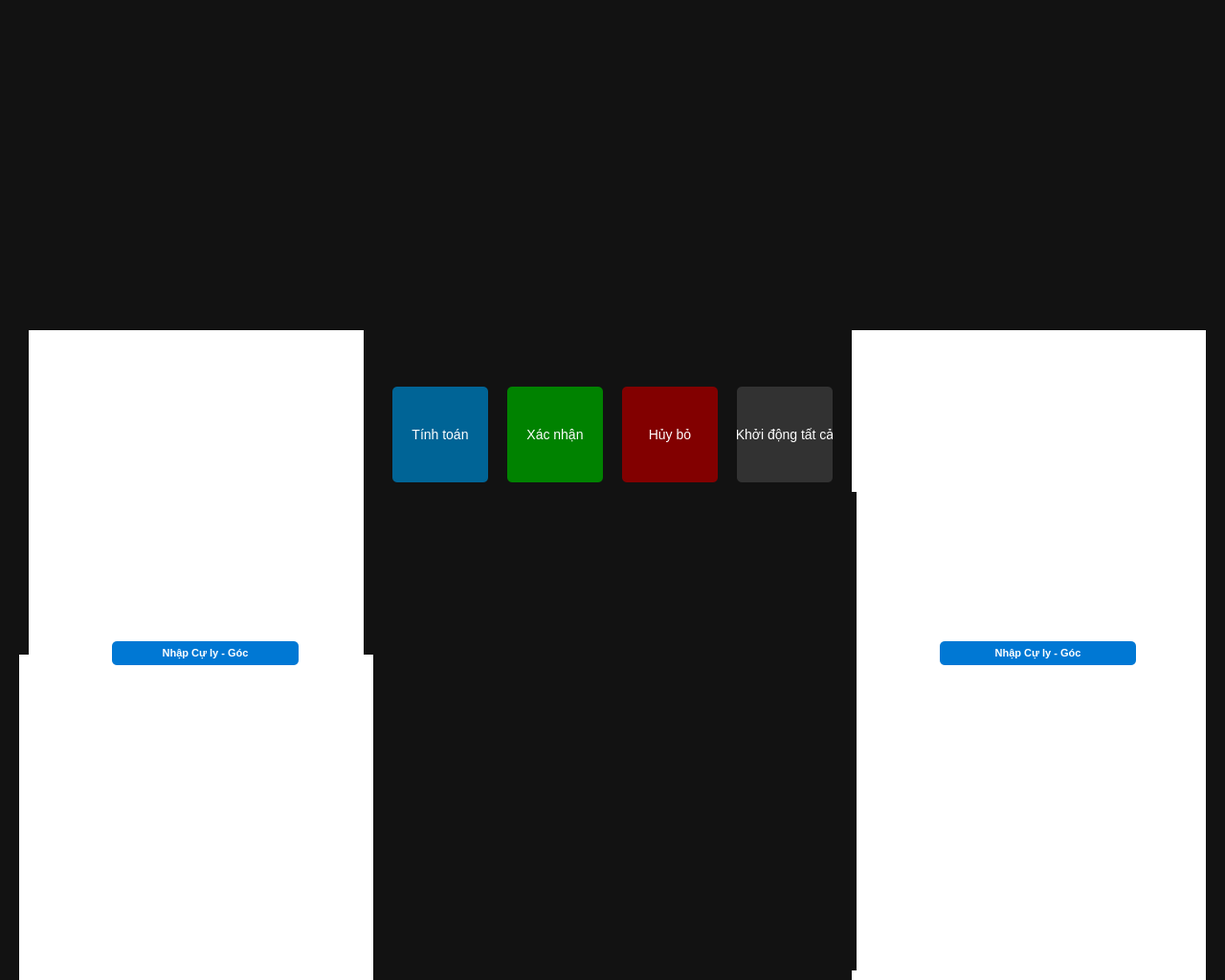
<?xml version="1.0" encoding="UTF-8"?>
<ui version="4.0">
 <class>MainTab</class>
 <widget class="QWidget" name="MainTab">
  <property name="geometry">
   <rect>
    <x>0</x>
    <y>0</y>
    <width>1280</width>
    <height>1024</height>
   </rect>
  </property>
  <property name="windowTitle">
   <string>Main Control Tab</string>
  </property>
  <property name="styleSheet">
   <string notr="true">background-color: #121212;</string>
  </property>
  
  <!-- Bullet Widget - Hiển thị trạng thái đạn -->
  <widget class="QWidget" name="bullet_widget">
   <property name="geometry">
    <rect>
     <x>25</x>
     <y>39</y>
     <width>1280</width>
     <height>350</height>
    </rect>
   </property>
  </widget>
  
  <!-- Compass Left - La bàn hướng bên trái -->
  <widget class="QWidget" name="compass_left">
   <property name="geometry">
    <rect>
     <x>20</x>
     <y>684</y>
     <width>370</width>
     <height>370</height>
    </rect>
   </property>
   <property name="styleSheet">
    <string notr="true">background-color: rgb(255, 255, 255);</string>
   </property>
  </widget>
  
  <!-- Half Compass Left - Nửa la bàn góc tầm trái -->
  <widget class="QWidget" name="half_compass_left">
   <property name="geometry">
    <rect>
     <x>30</x>
     <y>345</y>
     <width>350</width>
     <height>350</height>
    </rect>
   </property>
   <property name="styleSheet">
    <string notr="true">background-color: rgb(255, 255, 255);</string>
   </property>
  </widget>
  
  <!-- Angle Input Button Left -->
  <widget class="QPushButton" name="angle_input_button_left">
   <property name="geometry">
    <rect>
     <x>117</x>
     <y>670</y>
     <width>195</width>
     <height>25</height>
    </rect>
   </property>
   <property name="text">
    <string>Nhập Cự ly - Góc</string>
   </property>
   <property name="styleSheet">
    <string notr="true">QPushButton {
    background-color: #0078d4;
    color: white;
    border: none;
    border-radius: 5px;
    font-size: 11px;
    font-weight: bold;
}
QPushButton:hover {
    background-color: #106ebe;
}
QPushButton:pressed {
    background-color: #005a9e;
}</string>
   </property>
  </widget>
  
  <!-- Compass Right - La bàn hướng bên phải -->
  <widget class="QWidget" name="compass_right">
   <property name="geometry">
    <rect>
     <x>890</x>
     <y>684</y>
     <width>370</width>
     <height>370</height>
    </rect>
   </property>
   <property name="styleSheet">
    <string notr="true">background-color: rgb(255, 255, 255);</string>
   </property>
  </widget>
  
  <!-- Half Compass Right - Nửa la bàn góc tầm phải -->
  <widget class="QWidget" name="half_compass_right">
   <property name="geometry">
    <rect>
     <x>890</x>
     <y>345</y>
     <width>370</width>
     <height>350</height>
    </rect>
   </property>
   <property name="styleSheet">
    <string notr="true">background-color: rgb(255, 255, 255);</string>
   </property>
  </widget>
  
  <!-- Angle Input Button Right -->
  <widget class="QPushButton" name="angle_input_button_right">
   <property name="geometry">
    <rect>
     <x>982</x>
     <y>670</y>
     <width>205</width>
     <height>25</height>
    </rect>
   </property>
   <property name="text">
    <string>Nhập Cự ly - Góc</string>
   </property>
   <property name="styleSheet">
    <string notr="true">QPushButton {
    background-color: #0078d4;
    color: white;
    border: none;
    border-radius: 5px;
    font-size: 11px;
    font-weight: bold;
}
QPushButton:hover {
    background-color: #106ebe;
}
QPushButton:pressed {
    background-color: #005a9e;
}</string>
   </property>
  </widget>
  
  <!-- Numeric Data Widget - Hiển thị thông số kỹ thuật -->
  <widget class="QWidget" name="numeric_data_widget">
   <property name="geometry">
    <rect>
     <x>395</x>
     <y>514</y>
     <width>500</width>
     <height>500</height>
    </rect>
   </property>
  </widget>
  
  <!-- Calculator Button -->
  <widget class="QPushButton" name="calculator_button">
   <property name="geometry">
    <rect>
     <x>410</x>
     <y>404</y>
     <width>100</width>
     <height>100</height>
    </rect>
   </property>
   <property name="text">
    <string>Tính toán</string>
   </property>
   <property name="styleSheet">
    <string notr="true">QPushButton {
    background-color: rgb(0, 100, 150);
    color: white; font-size: 14px;
    border-radius: 5px;
}
QPushButton:pressed {
    background-color: rgb(0, 50, 75);
}
QPushButton:hover {
    background-color: rgb(0, 150, 225);
}</string>
   </property>
  </widget>
  
  <!-- OK Button (Xác nhận) -->
  <widget class="QPushButton" name="ok_button">
   <property name="geometry">
    <rect>
     <x>530</x>
     <y>404</y>
     <width>100</width>
     <height>100</height>
    </rect>
   </property>
   <property name="text">
    <string>Xác nhận</string>
   </property>
   <property name="styleSheet">
    <string notr="true">QPushButton {
    background-color: rgb(0, 130, 0);
    color: white; font-size: 14px;
    border-radius: 5px;
}
QPushButton:pressed {
    background-color: rgb(0, 50, 0);
}
QPushButton:hover {
    background-color: rgb(0, 200, 0);
}</string>
   </property>
  </widget>
  
  <!-- Cancel Button (Hủy bỏ) -->
  <widget class="QPushButton" name="cancel_button">
   <property name="geometry">
    <rect>
     <x>650</x>
     <y>404</y>
     <width>100</width>
     <height>100</height>
    </rect>
   </property>
   <property name="text">
    <string>Hủy bỏ</string>
   </property>
   <property name="styleSheet">
    <string notr="true">QPushButton {
    background-color: rgb(130, 0, 0);
    color: white; font-size: 14px;
    border-radius: 5px;
}
QPushButton:pressed {
    background-color: rgb(50, 0, 0);
}
QPushButton:hover {
    background-color: rgb(200, 0, 0);
}</string>
   </property>
  </widget>
  
  <!-- Launch All Button (Khởi động tất cả) -->
  <widget class="QPushButton" name="launch_all_button">
   <property name="geometry">
    <rect>
     <x>770</x>
     <y>404</y>
     <width>100</width>
     <height>100</height>
    </rect>
   </property>
   <property name="text">
    <string>Khởi động tất cả</string>
   </property>
   <property name="styleSheet">
    <string notr="true">QPushButton {
    background-color: rgb(50, 50, 50);
    color: white; font-size: 14px;
    border-radius: 5px;
}
QPushButton:pressed {
    background-color: rgb(25, 25, 25);
}
QPushButton:hover {
    background-color: rgb(100, 100, 100);
}</string>
   </property>
  </widget>
  
 </widget>
 <resources/>
 <connections/>
</ui>
